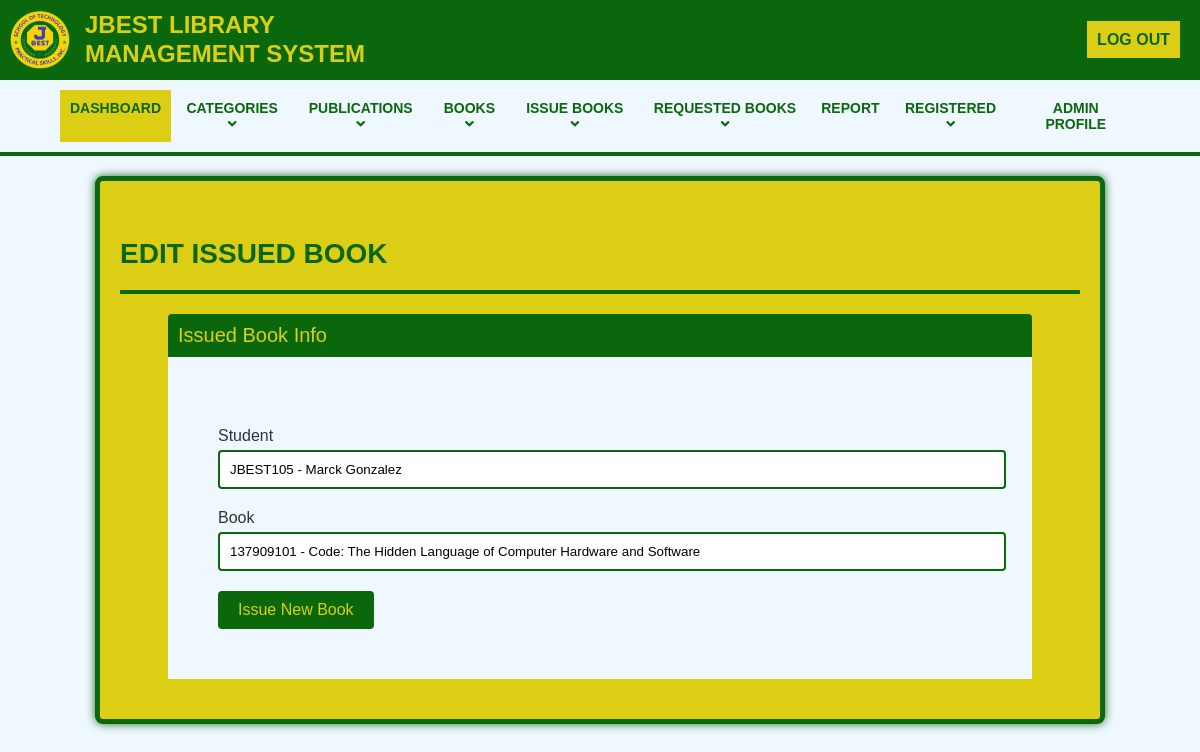
The app's page /admin/requested-issue-book.php?StudentID=JBEST105 with its own data.
### tables this page shows
CREATE TABLE `tblrequestedbookdetails` (
  `studfacid` varchar(250) NOT NULL,
  `Name` varchar(100) NOT NULL,
  `BookName` varchar(250) NOT NULL,
  `CategoryName` varchar(250) NOT NULL,
  `AuthorName` varchar(250) NOT NULL,
  `BookNumber` int(11) NOT NULL,
  `RequestDate` timestamp NOT NULL DEFAULT current_timestamp(),
  `id` int(11) NOT NULL,
  `entity` int(1) NOT NULL DEFAULT 1
);

CREATE TABLE `tblstudents` (
  `id` int(11) NOT NULL,
  `StudentID` varchar(100) NOT NULL,
  `FullName` varchar(250) DEFAULT NULL,
  `Name` varchar(250) NOT NULL,
  `LastName` varchar(250) NOT NULL,
  `email` varchar(250) DEFAULT NULL,
  `MobileNumber` varchar(11) DEFAULT NULL,
  `Password` varchar(250) DEFAULT NULL,
  `Status` int(1) DEFAULT 1,
  `RegDate` timestamp NOT NULL DEFAULT current_timestamp(),
  `UpdationDate` timestamp NULL DEFAULT NULL ON UPDATE current_timestamp()
);

CREATE TABLE `tblbooks` (
  `id` int(11) NOT NULL,
  `BookName` varchar(250) DEFAULT NULL,
  `Copies` int(11) DEFAULT NULL,
  `IssuedCopies` int(1) NOT NULL DEFAULT 0,
  `BookNumber` int(100) NOT NULL,
  `CatId` int(11) DEFAULT NULL,
  `AuthorId` int(11) DEFAULT NULL,
  `datepublished` date DEFAULT NULL,
  `RegDate` timestamp NULL DEFAULT current_timestamp(),
  `UpdationDate` timestamp NULL DEFAULT NULL ON UPDATE current_timestamp(),
  `archive` int(1) NOT NULL DEFAULT 1
);

### admin/requested-issue-book.php (the view, shortened to what this page needs)
<?php
include('includes/config.php');
if (isset($_GET['StudentID'])) {
    $StudentID = mysqli_real_escape_string($conn, $_GET['StudentID']);
    $query = "
        SELECT rbd.*, s.FullName, b.BookName
        FROM tblrequestedbookdetails rbd
        JOIN tblstudents s ON rbd.studfacid = s.StudentID
        JOIN tblbooks b ON rbd.BookNumber = b.BookNumber
        WHERE rbd.studfacid = '$StudentID'
    ";
    $result = mysqli_query($conn, $query);
    $requestDetails = mysqli_fetch_assoc($result);
}
?>
<!DOCTYPE html>
<html lang="en">
<head>
    <link rel="stylesheet" href="https://cdnjs.cloudflare.com/ajax/libs/font-awesome/5.15.4/css/all.min.css">
    <link rel="stylesheet" href="assets/css/admin.css">
</head>
<body>
    <?php include('includes/header.php'); ?>
    <div class="content-wrapper">
        <div class="container">
            <div class="row pad-botm">
                <div class="col-md-12">
                    <h4 class="header-line">EDIT ISSUED BOOK</h4>
                </div>
            </div>
            <div class="row">
                <div class="col-md-6 col-sm-6 col-xs-12 col-md-offset-3">
                    <div class="panel panel-info">
                        <div class="panel-heading">Issued Book Info</div>
                        <div class="panel-body">
                            <form method="post">
                                <div class="form-group">
                                    <label>Student</label>
                                    <input type="text" class="form-control" value="<?php echo htmlspecialchars($requestDetails['studfacid']) . ' - ' . htmlspecialchars($requestDetails['FullName']); ?>" readonly>
                                </div>
                                <div class="form-group">
                                    <label>Book</label>
                                    <input type="text" class="form-control" value="<?php echo htmlspecialchars($requestDetails['BookNumber']) . ' - ' . htmlspecialchars($requestDetails['BookName']); ?>" readonly>
                                </div>
                                <button type="submit" name="update" class="btn btn-info">Issue New Book</button>
                            </form>
                        </div>
                    </div>
                </div>
            </div>
        </div>
    </div>
</body>
</html>

### admin/assets/css/admin.css (style rules this page uses)
body { margin: 0; font-family: Arial, sans-serif; background-color: aliceblue; }
.content-wrapper { padding: 20px; background-color: #dbce15; border-radius: 8px; border: 5px solid #0a670c; box-shadow: 0 0 10px rgba(10, 103, 12, 0.9); margin: 20px auto; max-width: 80%; }
.header-line { font-size: 28px; color: #0A670C; font-weight: bold; margin-bottom: 20px; border-bottom: 4px solid #0a670c; padding-bottom: 20px; }
.panel-info { border-color: #0a670c; }
.panel-heading { background-color: #0A670C; color: #dbce15; padding: 10px; font-size: 20px; border-radius: 4px 4px 0 0; align-items: center; margin-left: 5%; margin-right: 5%; }
.panel-body { padding: 50px; background-color: aliceblue; margin-left: 5%; margin-right: 5%; margin-bottom: 20px; }
.form-group label { font-size: 16px; color: #333; margin-top: 20px; display: flex; }
.form-control { border-radius: 4px; border: 2px solid #0a670c; padding: 10px; padding-right: 10px; margin-top: 5px; width: 100% !important; }
.btn-info { background-color: #0A670C; color: #dbce15; font-size: 16px; font-weight: 500; padding: 10px 20px; margin-top: 20px; border: none; border-radius: 4px; transition: background-color 0.3s ease; }

### records on screen
tblrequestedbookdetails: studfacid.FullName "JBEST105 - Marck Gonzalez", BookNumber.BookName "137909101 - Code: The Hidden Language of Computer Hardware and Software"
